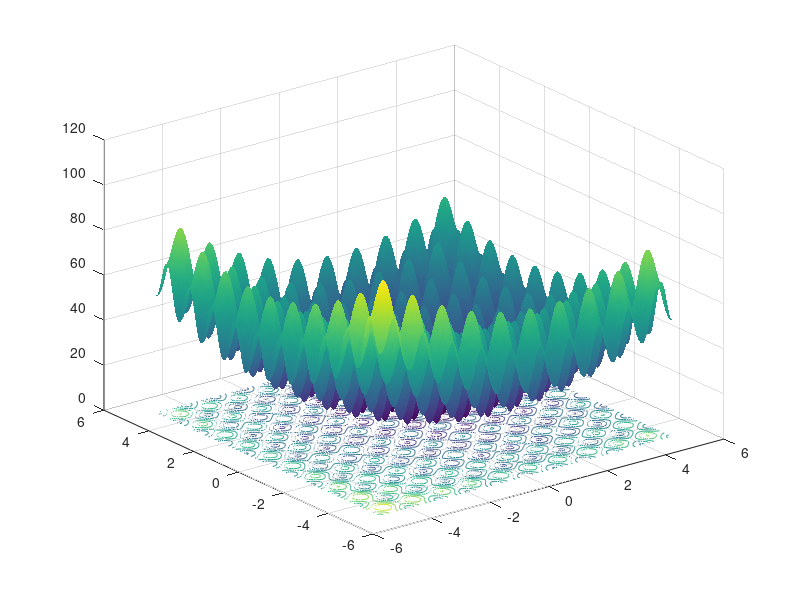

Here is the MATLAB script that generated this plot: (Note: this script raises an error after producing the figure.)
% Manel Soria - ETSEIAT
% Demo of aga function
% In this example, we look for a global minimum of a funcion with many local minima

clear
close all

% Our test is a R^2->R function based on Rastrigin function. It is 
% challenging because it has infinite local extrema, located at integer
% numbers (ie, 8,-9) 
% The global minimum is at (1,1), and its value is 0

ras=@(x,y) 20+(x-1).^2+(y-1).^2-10*(cos(2*pi*(x-1))+cos(2*pi*(y-1)))

% We plot it..
%
[X,Y] = meshgrid(-5:.05:5, -5:.05:5);
ras=@(x,y) 20+(x-1).^2+(y-1).^2-10*(cos(2*pi*(x-1))+cos(2*pi*(y-1)))
surfc(-5:.05:5, -5:.05:5,ras(X,Y))
shading interp;
%

np=200;  % population size (not directly used by aga)

N=[1,... % elite: doesn't change
   floor(np*0.1),... % number of mutants
   floor(np*0.05),...% number of newcommers
   floor(np*0.2) % number of parents 
    ];

ng=50; % number of generations


goal=1e-5; % goal (if aga finds a value below goal, iterations will be stopped)


% auxiliary function
ranrange=@(a,b,n) a+(b-a)*rand(n,1); % n values uniform between a i b



funique=@(pop) pop; % Given a population, returns a population
                    % unique should discard identical individuals, 
                    % Here, we ignore this possibility as the individuals are R^2 vectors
                    
fitfun=@(x) ras(x(1),x(2));  % fitness function - TO BE MINIMIZED 
                             % note that its single argument is a 2-component
                             % vector
                             
mutfun=@(x,f) x+ranrange(-0.1,0.1,2); % mutation, just a small random movement
reproduccio=@(x,y) 0.9*x+0.1*y; % reproduction, just average
ranfun=@() ranrange(-200,200,2); % random individual (uniform between -100 and 100)
prifun=@(x) fprintf('% f  % f',x(1),x(2));

rng('shuffle'); % we don't want repetability in the GA 


info=5; % Verbosity level
label=10000; % Just a label (an arbitray integer number) 
             % in case output is to be filtered

[pop2,best,nite,history]=aga(info,label, ...
                 np,... % initial population size; if a list is given, it is used as initial population
                 ng,N,goal,...
                 funique,fitfun,mutfun,reproduccio,ranfun,prifun);
    % pop2 is the sorted population after iterating; pop2{1} is the best
    %   solution available
    % best=fitfun(pop2{1}) is the optimal value
    % nite is the number of iterations performed
found=pop2{1};

figure, semilogy(history,'o-');

found
best

% Now, we can easily improve the accuracy of the local extremum found
found_fminsearch=fminsearch(fitfun,found)



